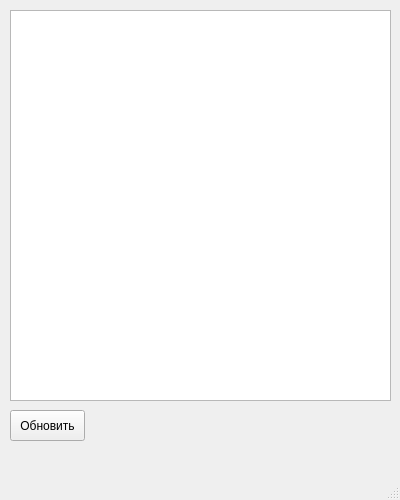
<?xml version="1.0" encoding="UTF-8"?>
<ui version="4.0">
 <class>MainWindow</class>
 <widget class="QMainWindow" name="MainWindow">
  <property name="geometry">
   <rect>
    <x>0</x>
    <y>0</y>
    <width>400</width>
    <height>500</height>
   </rect>
  </property>
  <property name="windowTitle">
   <string>Жёлтые круги</string>
  </property>
  <widget class="QWidget" name="centralwidget">
   <widget class="QPushButton" name="pushButton">
    <property name="geometry">
     <rect>
      <x>10</x>
      <y>410</y>
      <width>75</width>
      <height>31</height>
     </rect>
    </property>
    <property name="text">
     <string>Обновить</string>
    </property>
   </widget>
   <widget class="QTableWidget" name="tableWidget">
    <property name="geometry">
     <rect>
      <x>10</x>
      <y>10</y>
      <width>381</width>
      <height>391</height>
     </rect>
    </property>
   </widget>
  </widget>
  <widget class="QMenuBar" name="menubar">
   <property name="geometry">
    <rect>
     <x>0</x>
     <y>0</y>
     <width>400</width>
     <height>21</height>
    </rect>
   </property>
  </widget>
  <widget class="QStatusBar" name="statusbar"/>
 </widget>
 <resources/>
 <connections/>
</ui>
